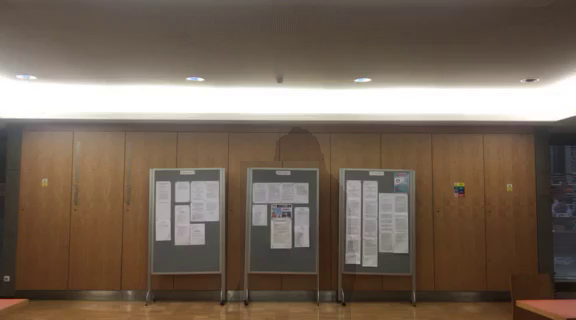
#> input picture testing_data/s3_m_front_multi_bg.png, 576 x 320 px
$ python -i background_subtraction.py   (imports and definitions only)
#> lines starting #> are read from the running program, lines starting #| are printed output that depends on the picture
"""
Pedestrian Tracking
2018
POVa - Computer Vision
FIT - Faculty of Information Technology
BUT - Brno University of Technology
"""

import cv2 as cv


# NOTE: https://docs.opencv.org/3.4/db/d5c/tutorial_py_bg_subtraction.html
#
# Problem is that we don't have only background image in the beginning of the video. I tried placing there background
# image from other parts of the video, but exposure settings is different.
#
# Another problem is that M and F cameras change exposure during recording, therefore background image is changing.
#
def mog2():
    subtractor = cv.createBackgroundSubtractorMOG2(detectShadows=False)
    cap = cv.VideoCapture('../testing_data/s3_m_front_multi.mp4')

    while True:
        ret, frame = cap.read()
        fgmask = subtractor.apply(frame)
        cv.imshow('frame', frame)
        cv.imshow('mask', fgmask)
        k = cv.waitKey(30) & 0xff
        if k == 27:
            break

    cap.release()
    cv.destroyAllWindows()


# This approach can use single background image and to get areas which are different from the background.
# result is not a whole body, but only parts which differ from the static background.
def subtract():
    bg_color = cv.imread('../testing_data/s3_m_front_multi_bg.png')
#> bg_color is the input picture: shape (320, 576, 3); mean B, G, R 88.7, 102.7, 118.2
    bg = cv.cvtColor(bg_color, cv.COLOR_BGR2GRAY)
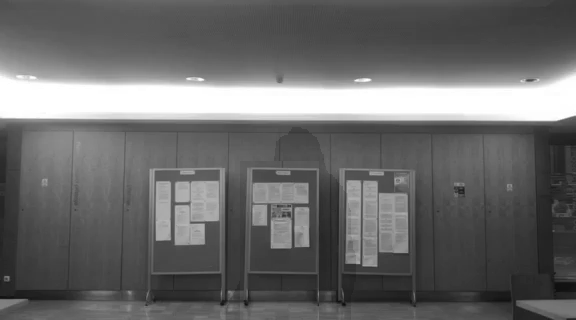
#> bg: shape (320, 576); min 14, max 255, mean 105.7
#> (the run stopped early here; a loop or call above may not have finished)

$ run again, with testing_data/f_x0y250.png copied over testing_data/s3_m_front_multi_bg.png
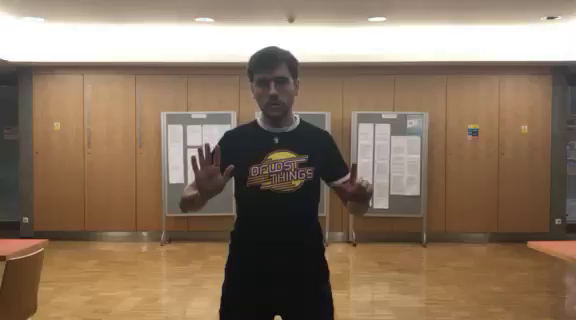
#> input picture testing_data/f_x0y250.png, 576 x 320 px
#> in subtract, bg_color is the input picture: shape (320, 576, 3); mean B, G, R 98.3, 118.3, 138.8
#> in subtract, `bg = cv.cvtColor(bg_color, cv.COLOR_BGR2GRAY)`:
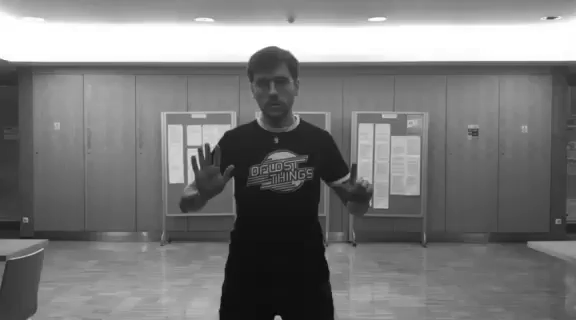
#> bg: shape (320, 576); min 3, max 255, mean 122.1
